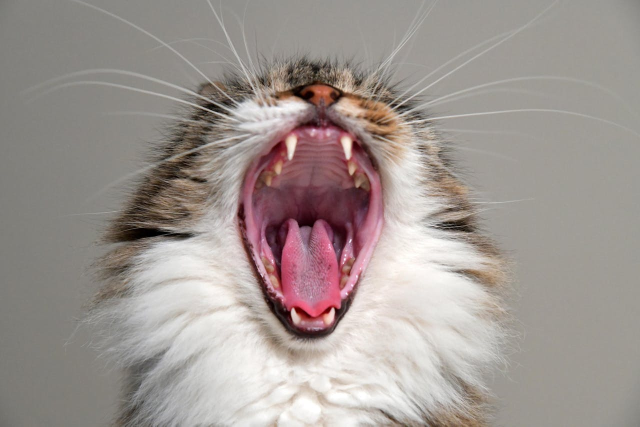
#> input picture cat.jpg, 1280 x 853 px (shown at 1/2 size)
$ jupyter execute c-1.ipynb
#> lines starting #> are read from the running program, lines starting #| are printed output that depends on the picture
## Basic of Image Processing

### Importing Required Libraries
Before we start working with images, we need to import the necessary Python libraries:
- **PIL (Python Imaging Library)**: For basic image operations like opening and saving images
- **matplotlib.pyplot**: For displaying images and creating visualizations
- **os**: For operating system interface functions (file operations)

[cell 1]
from PIL import Image
import matplotlib.pyplot as plt
import os

### Loading and Displaying an Image with PIL
This section demonstrates how to:
- Load an image from a file using PIL's `Image.open()`
- Display the image using matplotlib's `imshow()`
- Control axis visibility with `plt.axis()`

PIL automatically handles different image formats (JPEG, PNG, etc.) and loads them in RGB color mode.

[cell 2]
img_path  = 'cat.jpg'
image = Image.open(img_path)
#> image is the input picture: PIL image 1280x853 RGB; mean R, G, B 159.6, 150.3, 146.1
plt.imshow(image)
plt.axis("on")
plt.show()
# print(image)

### Loading and Displaying Images with OpenCV
OpenCV is a powerful computer vision library. Here we:
- Import the `cv2` module (OpenCV for Python)
- Load an image using `cv2.imread()`
- Display it using `cv2.imshow()`
- Wait for a key press with `cv2.waitKey()` and close windows with `cv2.destroyAllWindows()`

**Note**: OpenCV loads images in BGR (Blue-Green-Red) format by default, not RGB!

[cell 3]
import cv2
img = cv2.imread(img_path)
cv2.imshow('Image', img)
cv2.waitKey(3000)
cv2.destroyAllWindows()

### Understanding BGR vs RGB Color Formats
This demonstrates the difference between OpenCV's default BGR format and the standard RGB format:
- OpenCV loads images in BGR (Blue-Green-Red) order
- Matplotlib expects RGB (Red-Green-Blue) order
- When we display BGR image with matplotlib, colors appear swapped (blue looks red, red looks blue)

[cell 4]
img = cv2.imread(img_path)
plt.imshow(img)
plt.axis("on")
plt.title("image in BGR mode")
plt.show()

### Converting BGR to RGB Color Space
To display OpenCV images correctly with matplotlib, we need to convert from BGR to RGB:
- `cv2.cvtColor()` function converts between different color spaces
- `cv2.COLOR_BGR2RGB` flag specifies BGR to RGB conversion
- Now the image will display with correct colors in matplotlib

[cell 5]
im = cv2.imread(img_path)
im_rgb = cv2.cvtColor(im, cv2.COLOR_BGR2RGB)
plt.imshow(im_rgb)
plt.title("Image in RGB mode converted from BGR")

### Understanding Image as NumPy Arrays and Pixel Values
Images are essentially 3D arrays (height × width × channels). Here we:
- Convert image to NumPy array to access pixel data
- Print the image shape (height, width, channels)
- Access individual pixel values at specific coordinates (y, x, channel)
- Note: In image coordinates, the first dimension is height (y), second is width (x)

[cell 6]
import numpy as np
img_array = np.array(im)
print(img_array.shape)
#| (853, 1280, 3)
print("Red Pixel Value in that y=541th x=151th pixel is", img_array[540, 150, 0])
#| Red Pixel Value in that y=541th x=151th pixel is 126
print("Green Pixel Value in that y=541th x=151th pixel is",img_array[540,150,1])
#| Green Pixel Value in that y=541th x=151th pixel is 131
print("Blue Pixel Value in that y=541th x=151th pixel is",img_array[540,150,2])
#| Blue Pixel Value in that y=541th x=151th pixel is 134

### Splitting Image into Color Channels
Color images have three channels (Red, Green, Blue). We can:
- Use `cv2.split()` to separate an image into individual color channels
- Each channel is a 2D grayscale image representing the intensity of that color
- Display each channel with its corresponding color map (Reds, Greens, Blues)
- This helps understand how different colors contribute to the final image

[cell 7]
r,g,b = cv2.split(im)
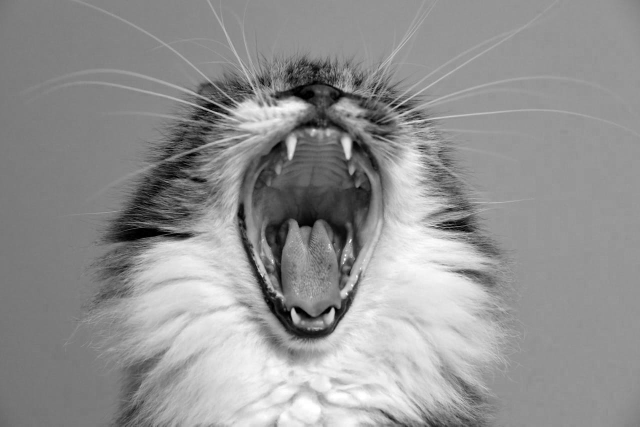
#> r: shape (853, 1280) (shown at 1/2 size); min 0, max 255, mean 146.1
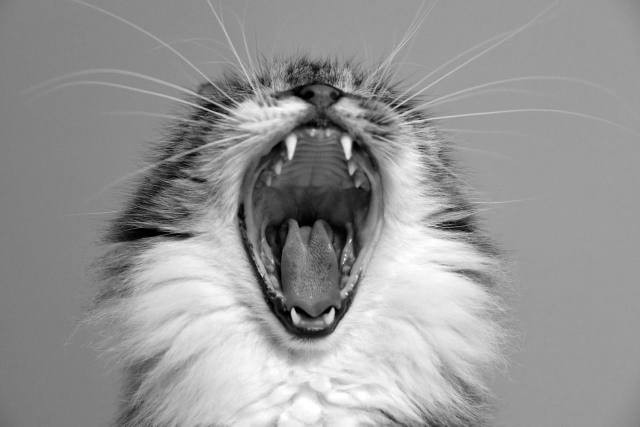
#> g: shape (853, 1280) (shown at 1/2 size); min 0, max 255, mean 150.3
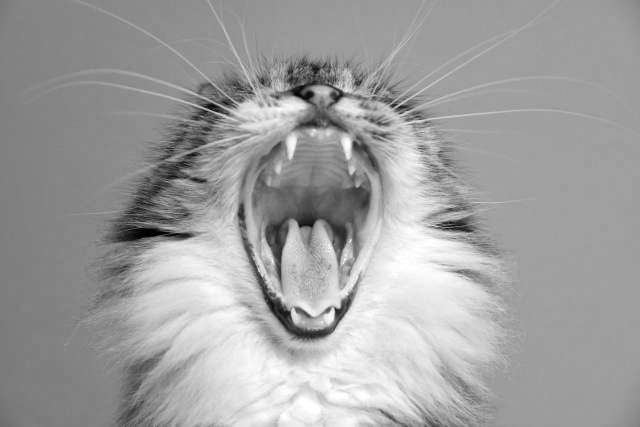
#> b: shape (853, 1280) (shown at 1/2 size); min 0, max 255, mean 159.6


plt.imshow(r, cmap='Reds')
plt.title("Image in R mode")
plt.show()
